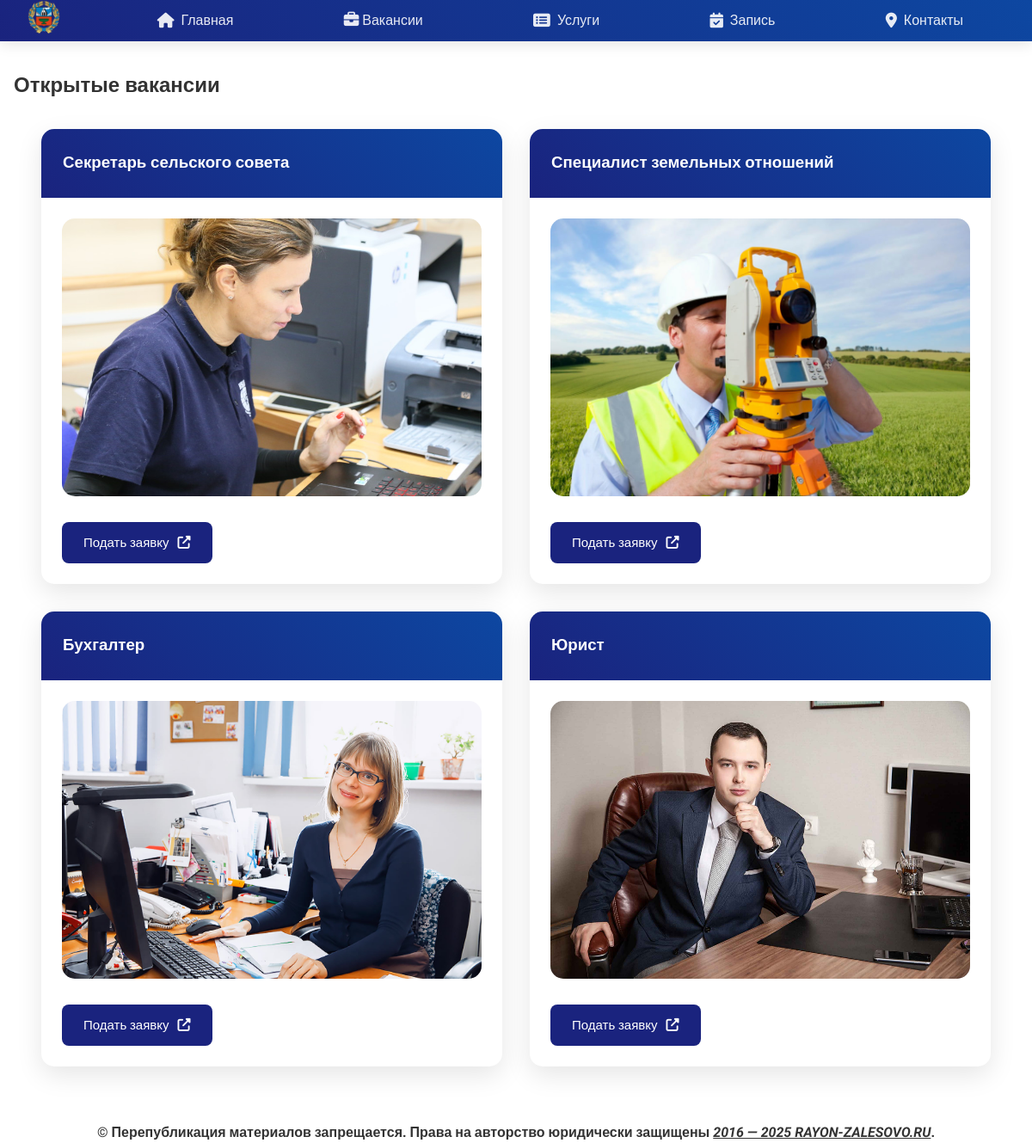
Page /job.php on the committed database.
### tables this page shows
CREATE TABLE `job` (
  `id` int NOT NULL,
  `name` varchar(200) NOT NULL,
  `image` varchar(200) NOT NULL
);

### job.php (the view, shortened to what this page needs)
<?php
include("application/db.php");
$result = mysqli_query($conn, "SELECT * FROM job");
?>
<!DOCTYPE html>
<html lang="ru">
<head>
    <link rel="stylesheet" href="https://cdnjs.cloudflare.com/ajax/libs/font-awesome/6.4.0/css/all.min.css">
    <link rel="stylesheet" href="style.css">
</head>
<body>
    <nav class="nav-container">
        <ul class="nav-menu">
            <li class="nav-logo">
                <img src="images/bg.png" alt="Логотип округа">
            </li>
            <li class="nav-item mega-menu">
                <a href="index.php" class="nav-link">
                    <i class="fas fa-home"></i> Главная
                </a>
            </li>
            <li class="nav-item mega-menu">
                <a class="nav-link just">
                    <span>
                        <i class="fas fa-briefcase"></i> Вакансии
                    </span>
                </a>
            </li>
            <li class="nav-item">
                <a href="services.php" class="nav-link">
                    <i class="fas fa-list-alt"></i> Услуги
                </a>
            </li>
            <li class="nav-item">
                <a href="booking.php" class="nav-link">
                    <i class="fas fa-calendar-check"></i> Запись
                </a>
            </li>
            <li class="nav-item">
                <a href="cont.php" class="nav-link">
                    <i class="fas fa-map-marker-alt"></i> Контакты
                </a>
            </li>
        </ul>
    </nav>
    <main class="content-container">
        <section class="section-services">
            <h2 class="section-title">Открытые вакансии</h2>
            <div class="card-container">
                <?php
                $i = 0;
                while ($job = mysqli_fetch_assoc($result) and $i < 4):
                    ?>
                    <div class="card">
                        <div class="card-header">
                            <h3><?php echo $job['name']; ?></h3>
                        </div>
                        <div class="card-body jc-sb">
                            <img src="<?php echo $job['image']; ?>" alt="Логотип" class="card-icon">
                            <a href="<?php echo $job['url']; ?>" class="btn primary">
                                Подать заявку <i class="fas fa-external-link-alt"></i>
                            </a>
                        </div>
                    </div>
                    <?php
                    $i++;
                endwhile;
                ?>
            </div>
        </section>
    </main>
    <footer style="text-align: center;">
        <p>&copy; <b>Перепубликация материалов запрещается. Права на авторство юридически защищены <em><u> 2016 — 2025
                        RAYON-ZALESOVO.RU</u></em>.</b></p>
    </footer>
</body>
</html>

### style.css (style rules this page uses)
* { margin: 0; padding: 0; box-sizing: border-box; }
body { font-family: 'Roboto', sans-serif; line-height: 1.6; background: #fff; color: #333; }
.jc-sb { width: 100%; }
.nav-container { background: linear-gradient(45deg, #1a237e, #0d47a1); box-shadow: 0 4px 15px rgba(0, 0, 0, 0.1); }
.nav-menu { display: flex; align-items: center; justify-content: space-between; padding: 0 2rem; margin: 0 auto; max-width: 1200px; list-style: none; }
.nav-logo img { height: 60px; margin-right: 2rem; transition: transform 0.3s ease; }
.nav-item { position: relative; margin: 0 1.5rem; list-style: none; }
.nav-link { color: rgba(255, 255, 255, 0.9); text-decoration: none; padding: .5rem 1.5rem; margin-block: .0rem; display: flex; align-items: center; gap: 0.5rem; transition: all 0.3s ease; border-radius: 15px; cursor: pointer; }
.just span { gap: .5rem; }
.nav-link i { font-size: 1.1rem; }
.card-container { display: grid; grid-template-columns: repeat(auto-fit, minmax(530px, 1fr)); gap: 2rem; padding: 2rem; max-width: 1200px; margin: 0 auto; }
.card { background: white; border-radius: 15px; box-shadow: 0 10px 30px rgba(0, 0, 0, 0.1); transition: transform 0.3s ease; width: 100%; max-width: 536px; }
.card-header { background: linear-gradient(45deg, #1a237e, #0d47a1); color: white; padding: 1.5rem; border-radius: 15px 15px 0 0; display: flex; align-items: center; gap: 1rem; }
.card-body { padding: 1.5rem; }
.card-body { display: inline-block; gap: 1.5rem; }
.btn { padding: 12px 25px; border: none; font-size: 15px; border-radius: 8px; cursor: pointer; transition: all 0.3s ease; display: inline-flex; align-items: center; gap: 10px; text-decoration: none; }
.btn.primary { background: #1a237e; color: white; }
.card-header { background: linear-gradient(45deg, #1a237e, #0d47a1); color: white; padding: 25px; text-align: center; }
.content-container { max-width: 1200px; margin: 2rem auto; padding: 0 1rem; }
.card-body img { width: 100%; border-radius: 15px; max-height: 323px; object-fit: cover; margin-bottom: 1.4rem; }
.nav-logo img { height: 40px; }

### rows in the picture
job: name "Секретарь сельского совета", image (picture)
job: name "Специалист земельных отношений", image (picture)
job: name "Бухгалтер", image (picture)
job: name "Юрист", image (picture)
